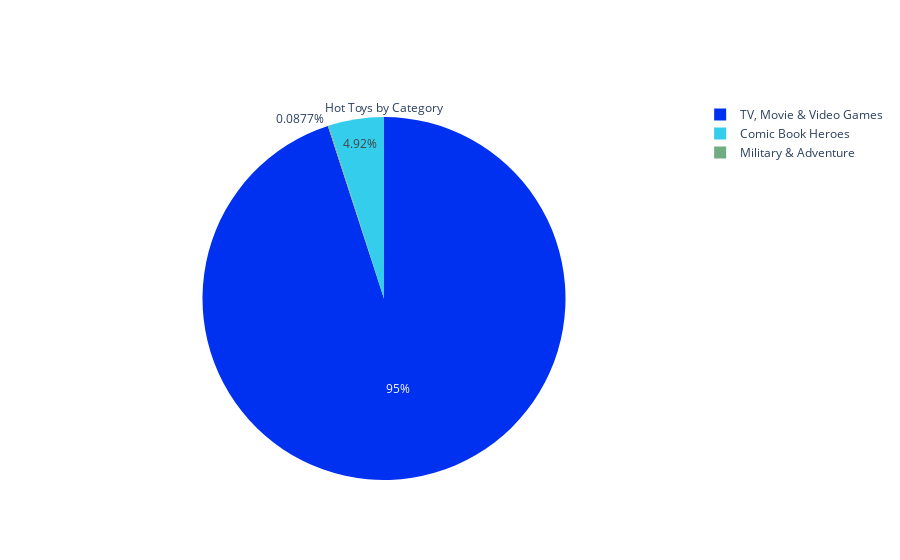

The notebook cell saved with this chart:
### Code cell
labels = hot_cats
values = hottoys_sales

fig = go.Figure(data=[go.Pie(labels=labels, values=values, title = 'Hot Toys by Category',
         marker = {'colors': 
        ['rgb(52, 205, 235)',
        'rgb(113, 171, 130)',
        'rgb(0, 48, 240)',
        ]})])
fig.show()

### Figure 1 — Plotly figure (JSON) as saved in the notebook; plotly's stock layout.template omitted (floating-point values rounded to 4 significant figures)
{"data": [{"labels": ["Comic Book Heroes", "Military & Adventure", "TV, Movie & Video Games"], "marker": {"colors": ["rgb(52, 205, 235)", "rgb(113, 171, 130)", "rgb(0, 48, 240)"]}, "title": {"text": "Hot Toys by Category"}, "type": "pie", "values": [2258.0, 40.28, 43610.0]}], "layout": {}}
